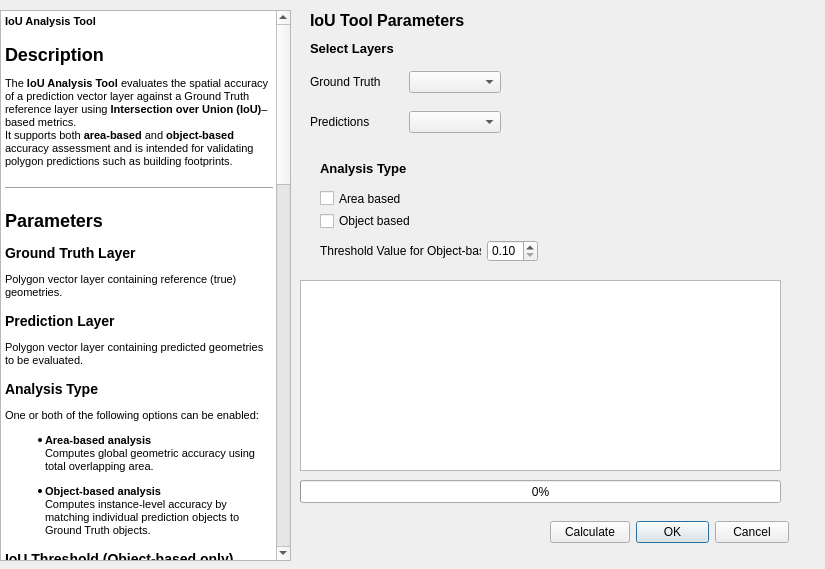
<?xml version="1.0" encoding="UTF-8"?>
<ui version="4.0">
 <class>IoUCalculatorDialogBase</class>
 <widget class="QDialog" name="IoUCalculatorDialogBase">
  <property name="geometry">
   <rect>
    <x>0</x>
    <y>0</y>
    <width>825</width>
    <height>569</height>
   </rect>
  </property>
  <property name="windowTitle">
   <string>IoU Calculator</string>
  </property>
  <property name="windowIcon">
   <iconset>
    <normaloff>logo_IoU.png</normaloff>logo_IoU.png</iconset>
  </property>
  <widget class="QTextBrowser" name="textBrowser">
   <property name="geometry">
    <rect>
     <x>0</x>
     <y>10</y>
     <width>291</width>
     <height>551</height>
    </rect>
   </property>
   <property name="html">
    <string>&lt;!DOCTYPE HTML PUBLIC &quot;-//W3C//DTD HTML 4.0//EN&quot; &quot;http://www.w3.org/TR/REC-html40/strict.dtd&quot;&gt;
&lt;html&gt;&lt;head&gt;&lt;meta name=&quot;qrichtext&quot; content=&quot;1&quot; /&gt;&lt;style type=&quot;text/css&quot;&gt;
p, li { white-space: pre-wrap; }
&lt;/style&gt;&lt;/head&gt;&lt;body style=&quot; font-family:'MS Shell Dlg 2'; font-size:8.25pt; font-weight:400; font-style:normal;&quot;&gt;
&lt;p style=&quot; margin-top:0px; margin-bottom:0px; margin-left:0px; margin-right:0px; -qt-block-indent:0; text-indent:0px;&quot;&gt;&lt;span style=&quot; font-size:8pt; font-weight:600;&quot;&gt;IoU Analysis Tool&lt;/span&gt;&lt;/p&gt;
&lt;h2 style=&quot; margin-top:16px; margin-bottom:12px; margin-left:0px; margin-right:0px; -qt-block-indent:0; text-indent:0px;&quot;&gt;&lt;span style=&quot; font-size:8pt; font-weight:600;&quot;&gt;Description&lt;/span&gt;&lt;/h2&gt;
&lt;p style=&quot; margin-top:12px; margin-bottom:12px; margin-left:0px; margin-right:0px; -qt-block-indent:0; text-indent:0px;&quot;&gt;&lt;span style=&quot; font-size:8pt;&quot;&gt;The &lt;/span&gt;&lt;span style=&quot; font-size:8pt; font-weight:600;&quot;&gt;IoU Analysis Tool&lt;/span&gt;&lt;span style=&quot; font-size:8pt;&quot;&gt; evaluates the spatial accuracy of a prediction vector layer against a Ground Truth reference layer using &lt;/span&gt;&lt;span style=&quot; font-size:8pt; font-weight:600;&quot;&gt;Intersection over Union (IoU)&lt;/span&gt;&lt;span style=&quot; font-size:8pt;&quot;&gt;–based metrics.&lt;br /&gt;It supports both &lt;/span&gt;&lt;span style=&quot; font-size:8pt; font-weight:600;&quot;&gt;area-based&lt;/span&gt;&lt;span style=&quot; font-size:8pt;&quot;&gt; and &lt;/span&gt;&lt;span style=&quot; font-size:8pt; font-weight:600;&quot;&gt;object-based&lt;/span&gt;&lt;span style=&quot; font-size:8pt;&quot;&gt; accuracy assessment and is intended for validating polygon predictions such as building footprints.&lt;/span&gt;&lt;/p&gt;
&lt;hr /&gt;
&lt;h2 style=&quot; margin-top:16px; margin-bottom:12px; margin-left:0px; margin-right:0px; -qt-block-indent:0; text-indent:0px;&quot;&gt;&lt;span style=&quot; font-size:8pt; font-weight:600;&quot;&gt;Parameters&lt;/span&gt;&lt;/h2&gt;
&lt;h3 style=&quot; margin-top:14px; margin-bottom:12px; margin-left:0px; margin-right:0px; -qt-block-indent:0; text-indent:0px;&quot;&gt;&lt;span style=&quot; font-size:8pt; font-weight:600;&quot;&gt;Ground Truth Layer&lt;/span&gt;&lt;/h3&gt;
&lt;p style=&quot; margin-top:12px; margin-bottom:12px; margin-left:0px; margin-right:0px; -qt-block-indent:0; text-indent:0px;&quot;&gt;&lt;span style=&quot; font-size:8pt;&quot;&gt;Polygon vector layer containing reference (true) geometries.&lt;/span&gt;&lt;/p&gt;
&lt;h3 style=&quot; margin-top:14px; margin-bottom:12px; margin-left:0px; margin-right:0px; -qt-block-indent:0; text-indent:0px;&quot;&gt;&lt;span style=&quot; font-size:8pt; font-weight:600;&quot;&gt;Prediction Layer&lt;/span&gt;&lt;/h3&gt;
&lt;p style=&quot; margin-top:12px; margin-bottom:12px; margin-left:0px; margin-right:0px; -qt-block-indent:0; text-indent:0px;&quot;&gt;&lt;span style=&quot; font-size:8pt;&quot;&gt;Polygon vector layer containing predicted geometries to be evaluated.&lt;/span&gt;&lt;/p&gt;
&lt;h3 style=&quot; margin-top:14px; margin-bottom:12px; margin-left:0px; margin-right:0px; -qt-block-indent:0; text-indent:0px;&quot;&gt;&lt;span style=&quot; font-size:8pt; font-weight:600;&quot;&gt;Analysis Type&lt;/span&gt;&lt;/h3&gt;
&lt;p style=&quot; margin-top:12px; margin-bottom:12px; margin-left:0px; margin-right:0px; -qt-block-indent:0; text-indent:0px;&quot;&gt;&lt;span style=&quot; font-size:8pt;&quot;&gt;One or both of the following options can be enabled:&lt;/span&gt;&lt;/p&gt;
&lt;ul style=&quot;margin-top: 0px; margin-bottom: 0px; margin-left: 0px; margin-right: 0px; -qt-list-indent: 1;&quot;&gt;&lt;li style=&quot; font-size:8pt;&quot; style=&quot; margin-top:12px; margin-bottom:12px; margin-left:0px; margin-right:0px; -qt-block-indent:0; text-indent:0px;&quot;&gt;&lt;span style=&quot; font-weight:600;&quot;&gt;Area-based analysis&lt;/span&gt;&lt;br /&gt;Computes global geometric accuracy using total overlapping area.&lt;/li&gt;
&lt;li style=&quot; font-size:8pt;&quot; style=&quot; margin-top:12px; margin-bottom:12px; margin-left:0px; margin-right:0px; -qt-block-indent:0; text-indent:0px;&quot;&gt;&lt;span style=&quot; font-weight:600;&quot;&gt;Object-based analysis&lt;/span&gt;&lt;br /&gt;Computes instance-level accuracy by matching individual prediction objects to Ground Truth objects.&lt;/li&gt;&lt;/ul&gt;
&lt;h3 style=&quot; margin-top:14px; margin-bottom:12px; margin-left:0px; margin-right:0px; -qt-block-indent:0; text-indent:0px;&quot;&gt;&lt;span style=&quot; font-size:8pt; font-weight:600;&quot;&gt;IoU Threshold (Object-based only)&lt;/span&gt;&lt;/h3&gt;
&lt;p style=&quot; margin-top:12px; margin-bottom:12px; margin-left:0px; margin-right:0px; -qt-block-indent:0; text-indent:0px;&quot;&gt;&lt;span style=&quot; font-size:8pt;&quot;&gt;Minimum IoU value required for a prediction to be considered a &lt;/span&gt;&lt;span style=&quot; font-size:8pt; font-weight:600;&quot;&gt;True Positive&lt;/span&gt;&lt;span style=&quot; font-size:8pt;&quot;&gt; during object-based evaluation.&lt;/span&gt;&lt;/p&gt;
&lt;hr /&gt;
&lt;h2 style=&quot; margin-top:16px; margin-bottom:12px; margin-left:0px; margin-right:0px; -qt-block-indent:0; text-indent:0px;&quot;&gt;&lt;span style=&quot; font-size:8pt; font-weight:600;&quot;&gt;Outputs&lt;/span&gt;&lt;/h2&gt;
&lt;h3 style=&quot; margin-top:14px; margin-bottom:12px; margin-left:0px; margin-right:0px; -qt-block-indent:0; text-indent:0px;&quot;&gt;&lt;span style=&quot; font-size:8pt; font-weight:600;&quot;&gt;Accuracy Results Table&lt;/span&gt;&lt;/h3&gt;
&lt;p style=&quot; margin-top:12px; margin-bottom:12px; margin-left:0px; margin-right:0px; -qt-block-indent:0; text-indent:0px;&quot;&gt;&lt;span style=&quot; font-size:8pt;&quot;&gt;A non-spatial memory layer named &lt;/span&gt;&lt;span style=&quot; font-family:'Courier New'; font-size:8pt; font-weight:600;&quot;&gt;Accuracy_Results&lt;/span&gt;&lt;span style=&quot; font-size:8pt;&quot;&gt; containing all calculated metrics and their values.&lt;/span&gt;&lt;/p&gt;
&lt;h3 style=&quot; margin-top:14px; margin-bottom:12px; margin-left:0px; margin-right:0px; -qt-block-indent:0; text-indent:0px;&quot;&gt;&lt;span style=&quot; font-size:8pt; font-weight:600;&quot;&gt;Area Overlap Layer (Area-based only)&lt;/span&gt;&lt;/h3&gt;
&lt;p style=&quot; margin-top:12px; margin-bottom:12px; margin-left:0px; margin-right:0px; -qt-block-indent:0; text-indent:0px;&quot;&gt;&lt;span style=&quot; font-size:8pt;&quot;&gt;A dissolved polygon layer showing the spatial intersection between the Ground Truth and Prediction layers.&lt;/span&gt;&lt;/p&gt;
&lt;hr /&gt;
&lt;h2 style=&quot; margin-top:16px; margin-bottom:12px; margin-left:0px; margin-right:0px; -qt-block-indent:0; text-indent:0px;&quot;&gt;&lt;span style=&quot; font-size:8pt; font-weight:600;&quot;&gt;Area-Based Metrics&lt;/span&gt;&lt;/h2&gt;
&lt;p style=&quot; margin-top:12px; margin-bottom:12px; margin-left:0px; margin-right:0px; -qt-block-indent:0; text-indent:0px;&quot;&gt;&lt;span style=&quot; font-size:8pt;&quot;&gt;Area-based evaluation measures overall geometric agreement between the two layers.&lt;/span&gt;&lt;/p&gt;
&lt;ul style=&quot;margin-top: 0px; margin-bottom: 0px; margin-left: 0px; margin-right: 0px; -qt-list-indent: 1;&quot;&gt;&lt;li style=&quot; font-size:8pt;&quot; style=&quot; margin-top:12px; margin-bottom:12px; margin-left:0px; margin-right:0px; -qt-block-indent:0; text-indent:0px;&quot;&gt;&lt;span style=&quot; font-weight:600;&quot;&gt;Area IoU (Intersection over Union)&lt;/span&gt;&lt;br /&gt;Ratio of overlapping area to the total union area.&lt;/li&gt;
&lt;li style=&quot; font-size:8pt;&quot; style=&quot; margin-top:12px; margin-bottom:12px; margin-left:0px; margin-right:0px; -qt-block-indent:0; text-indent:0px;&quot;&gt;&lt;span style=&quot; font-weight:600;&quot;&gt;Area Dice Coefficient&lt;/span&gt;&lt;br /&gt;Measures similarity between Ground Truth and Prediction areas.&lt;/li&gt;
&lt;li style=&quot; font-size:8pt;&quot; style=&quot; margin-top:12px; margin-bottom:12px; margin-left:0px; margin-right:0px; -qt-block-indent:0; text-indent:0px;&quot;&gt;&lt;span style=&quot; font-weight:600;&quot;&gt;Area Precision&lt;/span&gt;&lt;br /&gt;Proportion of predicted area that overlaps the Ground Truth.&lt;/li&gt;
&lt;li style=&quot; font-size:8pt;&quot; style=&quot; margin-top:12px; margin-bottom:12px; margin-left:0px; margin-right:0px; -qt-block-indent:0; text-indent:0px;&quot;&gt;&lt;span style=&quot; font-weight:600;&quot;&gt;Area Recall&lt;/span&gt;&lt;br /&gt;Proportion of Ground Truth area that is covered by predictions.&lt;/li&gt;&lt;/ul&gt;
&lt;hr /&gt;
&lt;h2 style=&quot; margin-top:16px; margin-bottom:12px; margin-left:0px; margin-right:0px; -qt-block-indent:0; text-indent:0px;&quot;&gt;&lt;span style=&quot; font-size:8pt; font-weight:600;&quot;&gt;Object-Based Metrics&lt;/span&gt;&lt;/h2&gt;
&lt;p style=&quot; margin-top:12px; margin-bottom:12px; margin-left:0px; margin-right:0px; -qt-block-indent:0; text-indent:0px;&quot;&gt;&lt;span style=&quot; font-size:8pt;&quot;&gt;Object-based evaluation measures instance-level accuracy by matching prediction features to Ground Truth features using maximum IoU.&lt;/span&gt;&lt;/p&gt;
&lt;ul style=&quot;margin-top: 0px; margin-bottom: 0px; margin-left: 0px; margin-right: 0px; -qt-list-indent: 1;&quot;&gt;&lt;li style=&quot; font-size:8pt;&quot; style=&quot; margin-top:12px; margin-bottom:12px; margin-left:0px; margin-right:0px; -qt-block-indent:0; text-indent:0px;&quot;&gt;&lt;span style=&quot; font-weight:600;&quot;&gt;Mean Object IoU (mIoU)&lt;/span&gt;&lt;br /&gt;Average of the highest IoU value obtained for each prediction.&lt;/li&gt;
&lt;li style=&quot; font-size:8pt;&quot; style=&quot; margin-top:12px; margin-bottom:12px; margin-left:0px; margin-right:0px; -qt-block-indent:0; text-indent:0px;&quot;&gt;&lt;span style=&quot; font-weight:600;&quot;&gt;Object Precision&lt;/span&gt;&lt;br /&gt;Fraction of predicted objects correctly matched to Ground Truth objects.&lt;/li&gt;
&lt;li style=&quot; font-size:8pt;&quot; style=&quot; margin-top:12px; margin-bottom:12px; margin-left:0px; margin-right:0px; -qt-block-indent:0; text-indent:0px;&quot;&gt;&lt;span style=&quot; font-weight:600;&quot;&gt;Object Recall&lt;/span&gt;&lt;br /&gt;Fraction of Ground Truth objects successfully detected.&lt;/li&gt;
&lt;li style=&quot; font-size:8pt;&quot; style=&quot; margin-top:12px; margin-bottom:12px; margin-left:0px; margin-right:0px; -qt-block-indent:0; text-indent:0px;&quot;&gt;&lt;span style=&quot; font-weight:600;&quot;&gt;F1 Score&lt;/span&gt;&lt;br /&gt;Harmonic mean of object precision and recall.&lt;/li&gt;
&lt;li style=&quot; font-size:8pt;&quot; style=&quot; margin-top:12px; margin-bottom:12px; margin-left:0px; margin-right:0px; -qt-block-indent:0; text-indent:0px;&quot;&gt;&lt;span style=&quot; font-weight:600;&quot;&gt;Counts&lt;/span&gt;&lt;/li&gt;&lt;/ul&gt;
&lt;ul style=&quot;margin-top: 0px; margin-bottom: 0px; margin-left: 0px; margin-right: 0px; -qt-list-indent: 2;&quot;&gt;&lt;li style=&quot; font-size:8pt;&quot; style=&quot; margin-top:12px; margin-bottom:12px; margin-left:0px; margin-right:0px; -qt-block-indent:0; text-indent:0px;&quot;&gt;True Positives (at selected IoU threshold)&lt;/li&gt;
&lt;li style=&quot; font-size:8pt;&quot; style=&quot; margin-top:12px; margin-bottom:12px; margin-left:0px; margin-right:0px; -qt-block-indent:0; text-indent:0px;&quot;&gt;False Positives&lt;/li&gt;
&lt;li style=&quot; font-size:8pt;&quot; style=&quot; margin-top:12px; margin-bottom:12px; margin-left:0px; margin-right:0px; -qt-block-indent:0; text-indent:0px;&quot;&gt;False Negatives&lt;/li&gt;
&lt;li style=&quot; font-size:8pt;&quot; style=&quot; margin-top:12px; margin-bottom:12px; margin-left:0px; margin-right:0px; -qt-block-indent:0; text-indent:0px;&quot;&gt;Number of Ground Truth objects&lt;/li&gt;
&lt;li style=&quot; font-size:8pt;&quot; style=&quot; margin-top:12px; margin-bottom:12px; margin-left:0px; margin-right:0px; -qt-block-indent:0; text-indent:0px;&quot;&gt;Number of Prediction objects&lt;/li&gt;&lt;/ul&gt;
&lt;hr /&gt;
&lt;h3 style=&quot; margin-top:0px; margin-bottom:12px; margin-left:0px; margin-right:0px; -qt-block-indent:0; text-indent:0px; line-height:115%;&quot;&gt;&lt;span style=&quot; font-family:'Google Sans Text','sans-serif'; font-size:8pt; font-weight:600;&quot;&gt;Output&lt;/span&gt;&lt;/h3&gt;
&lt;ul style=&quot;margin-top: 0px; margin-bottom: 0px; margin-left: 0px; margin-right: 0px; -qt-list-indent: 1;&quot;&gt;&lt;li style=&quot; font-family:'Google Sans Text','sans-serif'; font-size:8pt;&quot; style=&quot; margin-top:0px; margin-bottom:12px; margin-left:0px; margin-right:0px; -qt-block-indent:0; text-indent:0px; line-height:115%;&quot;&gt;&lt;span style=&quot; font-weight:600;&quot;&gt;Overlap Layer&lt;/span&gt;: A new memory layer showing exactly where the layers intersected.&lt;/li&gt;
&lt;li style=&quot; font-family:'Google Sans Text','sans-serif'; font-size:8pt;&quot; style=&quot; margin-top:0px; margin-bottom:12px; margin-left:0px; margin-right:0px; -qt-block-indent:0; text-indent:0px; line-height:115%;&quot;&gt;&lt;span style=&quot; font-weight:600;&quot;&gt;Results Table&lt;/span&gt;: A non-spatial table added to your Layers Panel containing all calculated statistics.&lt;/li&gt;&lt;/ul&gt;
&lt;p style=&quot; margin-top:0px; margin-bottom:12px; margin-left:0px; margin-right:0px; -qt-block-indent:0; text-indent:0px; line-height:115%;&quot;&gt;&lt;span style=&quot; font-family:'Google Sans Text','sans-serif'; font-size:8pt; font-weight:600;&quot;&gt;Note:&lt;/span&gt;&lt;span style=&quot; font-family:'Google Sans Text','sans-serif'; font-size:8pt;&quot;&gt; For accurate area results, ensure both layers use the same &lt;/span&gt;&lt;span style=&quot; font-family:'Google Sans Text','sans-serif'; font-size:8pt; font-weight:600;&quot;&gt;Projected Coordinate System (CRS)&lt;/span&gt;&lt;span style=&quot; font-family:'Google Sans Text','sans-serif'; font-size:8pt;&quot;&gt;.&lt;/span&gt;&lt;/p&gt;&lt;/body&gt;&lt;/html&gt;</string>
   </property>
  </widget>
  <widget class="QProgressBar" name="progressBar">
   <property name="geometry">
    <rect>
     <x>300</x>
     <y>480</y>
     <width>481</width>
     <height>23</height>
    </rect>
   </property>
   <property name="value">
    <number>0</number>
   </property>
  </widget>
  <widget class="QLabel" name="label_3">
   <property name="geometry">
    <rect>
     <x>310</x>
     <y>40</y>
     <width>91</width>
     <height>16</height>
    </rect>
   </property>
   <property name="font">
    <font>
     <pointsize>10</pointsize>
     <weight>75</weight>
     <bold>true</bold>
    </font>
   </property>
   <property name="text">
    <string>Select Layers</string>
   </property>
  </widget>
  <widget class="QWidget" name="layoutWidget">
   <property name="geometry">
    <rect>
     <x>550</x>
     <y>520</y>
     <width>239</width>
     <height>25</height>
    </rect>
   </property>
   <layout class="QHBoxLayout" name="horizontalLayout">
    <item>
     <widget class="QPushButton" name="CalcBut">
      <property name="text">
       <string>Calculate</string>
      </property>
     </widget>
    </item>
    <item>
     <widget class="QDialogButtonBox" name="button_box">
      <property name="orientation">
       <enum>Qt::Horizontal</enum>
      </property>
      <property name="standardButtons">
       <set>QDialogButtonBox::Cancel|QDialogButtonBox::Ok</set>
      </property>
     </widget>
    </item>
   </layout>
  </widget>
  <widget class="QLabel" name="label_4">
   <property name="geometry">
    <rect>
     <x>320</x>
     <y>160</y>
     <width>91</width>
     <height>16</height>
    </rect>
   </property>
   <property name="font">
    <font>
     <pointsize>10</pointsize>
     <weight>75</weight>
     <bold>true</bold>
    </font>
   </property>
   <property name="text">
    <string>Analysis Type</string>
   </property>
  </widget>
  <widget class="QCheckBox" name="area_based">
   <property name="geometry">
    <rect>
     <x>320</x>
     <y>190</y>
     <width>91</width>
     <height>17</height>
    </rect>
   </property>
   <property name="text">
    <string>Area based</string>
   </property>
  </widget>
  <widget class="QLabel" name="label_5">
   <property name="geometry">
    <rect>
     <x>720</x>
     <y>0</y>
     <width>61</width>
     <height>91</height>
    </rect>
   </property>
   <property name="text">
    <string/>
   </property>
   <property name="pixmap">
    <pixmap>logo_IoU.png</pixmap>
   </property>
  </widget>
  <widget class="QPlainTextEdit" name="logBox">
   <property name="geometry">
    <rect>
     <x>300</x>
     <y>280</y>
     <width>481</width>
     <height>191</height>
    </rect>
   </property>
  </widget>
  <widget class="QFrame" name="frame">
   <property name="geometry">
    <rect>
     <x>300</x>
     <y>280</y>
     <width>481</width>
     <height>191</height>
    </rect>
   </property>
   <property name="frameShape">
    <enum>QFrame::StyledPanel</enum>
   </property>
   <property name="frameShadow">
    <enum>QFrame::Raised</enum>
   </property>
   <widget class="QFrame" name="frame_5">
    <property name="geometry">
     <rect>
      <x>0</x>
      <y>0</y>
      <width>481</width>
      <height>191</height>
     </rect>
    </property>
    <property name="frameShape">
     <enum>QFrame::StyledPanel</enum>
    </property>
    <property name="frameShadow">
     <enum>QFrame::Raised</enum>
    </property>
   </widget>
  </widget>
  <widget class="QLabel" name="label_7">
   <property name="geometry">
    <rect>
     <x>310</x>
     <y>10</y>
     <width>201</width>
     <height>20</height>
    </rect>
   </property>
   <property name="font">
    <font>
     <pointsize>12</pointsize>
     <weight>75</weight>
     <bold>true</bold>
    </font>
   </property>
   <property name="text">
    <string>IoU Tool Parameters</string>
   </property>
  </widget>
  <widget class="QWidget" name="layoutWidget">
   <property name="geometry">
    <rect>
     <x>320</x>
     <y>210</y>
     <width>311</width>
     <height>22</height>
    </rect>
   </property>
   <layout class="QHBoxLayout" name="horizontalLayout_4">
    <item>
     <widget class="QCheckBox" name="object_based">
      <property name="text">
       <string>Object based</string>
      </property>
     </widget>
    </item>
   </layout>
  </widget>
  <widget class="QWidget" name="layoutWidget">
   <property name="geometry">
    <rect>
     <x>320</x>
     <y>240</y>
     <width>218</width>
     <height>22</height>
    </rect>
   </property>
   <layout class="QHBoxLayout" name="horizontalLayout_5">
    <item>
     <widget class="QLabel" name="label_6">
      <property name="text">
       <string>Threshold Value for Object-based</string>
      </property>
     </widget>
    </item>
    <item>
     <widget class="QDoubleSpinBox" name="threshold_input">
      <property name="minimum">
       <double>0.100000000000000</double>
      </property>
      <property name="maximum">
       <double>1.000000000000000</double>
      </property>
      <property name="singleStep">
       <double>0.050000000000000</double>
      </property>
     </widget>
    </item>
   </layout>
  </widget>
  <widget class="QWidget" name="layoutWidget">
   <property name="geometry">
    <rect>
     <x>310</x>
     <y>110</y>
     <width>191</width>
     <height>24</height>
    </rect>
   </property>
   <layout class="QHBoxLayout" name="horizontalLayout_2">
    <item>
     <widget class="QLabel" name="label_2">
      <property name="text">
       <string>Predictions</string>
      </property>
     </widget>
    </item>
    <item>
     <widget class="QgsMapLayerComboBox" name="Predictions"/>
    </item>
   </layout>
  </widget>
  <widget class="QWidget" name="layoutWidget">
   <property name="geometry">
    <rect>
     <x>310</x>
     <y>70</y>
     <width>191</width>
     <height>24</height>
    </rect>
   </property>
   <layout class="QHBoxLayout" name="horizontalLayout_3">
    <item>
     <widget class="QLabel" name="label">
      <property name="text">
       <string>Ground Truth</string>
      </property>
      <property name="textFormat">
       <enum>Qt::AutoText</enum>
      </property>
     </widget>
    </item>
    <item>
     <widget class="QgsMapLayerComboBox" name="GroundTruth"/>
    </item>
   </layout>
  </widget>
 </widget>
 <customwidgets>
  <customwidget>
   <class>QgsMapLayerComboBox</class>
   <extends>QComboBox</extends>
   <header>qgsmaplayercombobox.h</header>
  </customwidget>
 </customwidgets>
 <resources/>
 <connections>
  <connection>
   <sender>button_box</sender>
   <signal>accepted()</signal>
   <receiver>IoUCalculatorDialogBase</receiver>
   <slot>accept()</slot>
   <hints>
    <hint type="sourcelabel">
     <x>20</x>
     <y>20</y>
    </hint>
    <hint type="destinationlabel">
     <x>20</x>
     <y>20</y>
    </hint>
   </hints>
  </connection>
  <connection>
   <sender>button_box</sender>
   <signal>rejected()</signal>
   <receiver>IoUCalculatorDialogBase</receiver>
   <slot>reject()</slot>
   <hints>
    <hint type="sourcelabel">
     <x>20</x>
     <y>20</y>
    </hint>
    <hint type="destinationlabel">
     <x>20</x>
     <y>20</y>
    </hint>
   </hints>
  </connection>
 </connections>
</ui>
